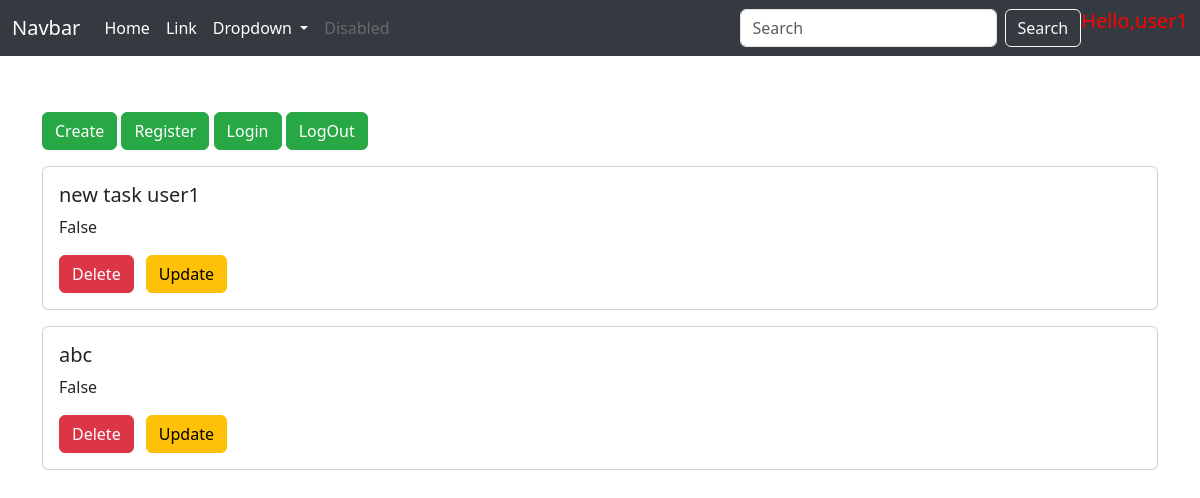
Screenshot of /retrieve/ (signed in) with the database file from the repository.
### todoapp/models.py (models this page shows, shortened)
class TODO(models.Model):
    title=models.CharField(max_length=20)
    description = models.TextField()
    is_done=models.BooleanField()
    user=models.ForeignKey(User,on_delete=models.CASCADE,blank=True,null=True)

### todoapp/views.py (the view)
# urls.py: path('retrieve/',views.retrieve,name= 'retrieve'),
def retrieve(request):
    try:
        todos=TODO.objects.filter(user=request.user)
    except:
        todos=[]
    return render(request,'retrieve.html',{'todos':todos})

### templates/retrieve.html (shortened to what this page needs)
<!doctype html>
<html lang="en">
<head>
  <link href="https://cdn.jsdelivr.net/npm/bootstrap@5.3.3/dist/css/bootstrap.min.css" rel="stylesheet">
</head>
<body>
  <nav class="navbar navbar-expand-lg navbar-dark fixed-top">
    <div class="container-fluid">
      <a class="navbar-brand" href="#">Navbar</a>
      <div class="collapse navbar-collapse" id="navbarSupportedContent">
        <ul class="navbar-nav me-auto mb-2 mb-lg-0">
          <li class="nav-item">
            <a class="nav-link active" aria-current="page" href="#">Home</a>
          </li>
          <li class="nav-item">
            <a class="nav-link" href="#">Link</a>
          </li>
          <li class="nav-item dropdown">
            <a class="nav-link dropdown-toggle" href="#" role="button" data-bs-toggle="dropdown" aria-expanded="false">
              Dropdown
            </a>
          </li>
          <li class="nav-item">
            <a class="nav-link disabled" aria-disabled="true">Disabled</a>
          </li>
        </ul>
        <form class="d-flex" role="search" action="{% url 'search'  %}">
          <input class="form-control me-2" type="search" placeholder="Search" aria-label="Search"  name="query">
          <button class="btn btn-outline-light" type="submit">Search</button>
          <h5 style="color:red">Hello,{{user.username}}</h5>
        </form>
      </div>
    </div>
  </nav>
  <div class="container mt-5">
    <a href="/create"><button type="button" class="btn btn-success mb-3">Create</button></a>
    <a href="/register"><button type="button" class="btn btn-success mb-3">Register</button></a>
    <a href="/login"><button type="button" class="btn btn-success mb-3">Login</button></a>
    <a href= "{% url 'logout' %}"><button type="button" class="btn btn-success mb-3">LogOut</button></a>
    {% for todo in todos %}
    <div class="card mb-3">
      <div class="card-body">
        <h5 class="card-title">{{ todo.title }}</h5>
        <p class="card-text">{{ todo.is_done }}</p>
        <a href="{% url 'delete' todo.id  %}"><button type="button" class="btn btn-danger me-2">Delete</button></a>
        <a href="/update/{{ todo.id }}"><button type="button" class="btn btn-warning">Update</button></a>
      </div>
    </div>
    {% endfor %}
  </div>
</body>
</html>

### templates/retrieve.html (style rules this page uses)
body { padding-top: 4rem; }
.navbar { background-color: #343a40; }
.navbar-brand, .nav-link { color: #ffffff; }
.btn-success { background-color: #28a745; border-color: #28a745; }
.btn-danger { background-color: #dc3545; border-color: #dc3545; }
.btn-warning { background-color: #ffc107; border-color: #ffc107; }

### rows the page displays
TODO: title "new task user1", is_done "False"
TODO: title "abc", is_done "False"

### other values shown
{{ user.username }} "user1"
